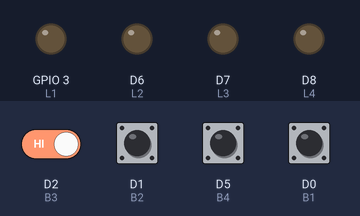
A sketch run on a simulated ESP8266 (NodeMCU). Shown: output pins drawn as LEDs (lit = HIGH). The inputs (shaded band) are chosen by the test bench; at power-on: D0 (B1), D1 (B2), D2 (B3), D5 (B4) HIGH. WiFi joins after 1.5 s; servers stay silent unless stated; not simulated (calls return 0 or success): WiFi_Config.hpp; what the sketch prints to the serial monitor is not drawn.

Above: at 2.7 s.
2.8 s: D2 (B3) driven LOW
4.5 s: D2 (B3) driven HIGH
At 4.8 s:
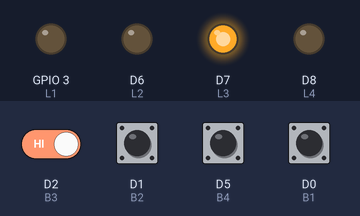
6.0 s: D1 (B2) pulsed LOW 5 times (0.12 s each, 0.3 s apart)
At 8.4 s:
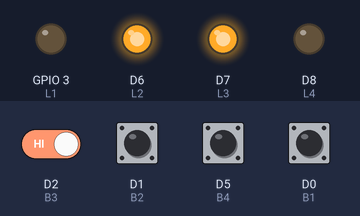
9.0 s: D2 (B3) driven LOW
At 9.5 s:
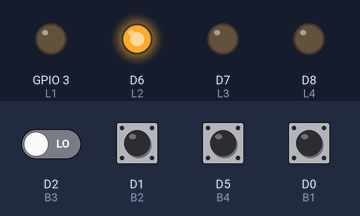
10.5 s: D1 (B2) driven LOW
At 11.7 s:
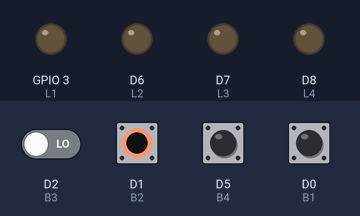
12.0 s: D1 (B2) driven HIGH
At 13.1 s:
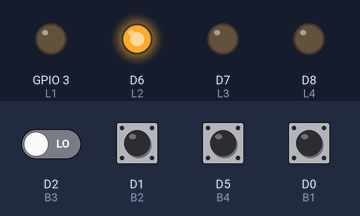
Timing chart, 0 to 14.5 s (numbered marks = the images above; inputs shaded):
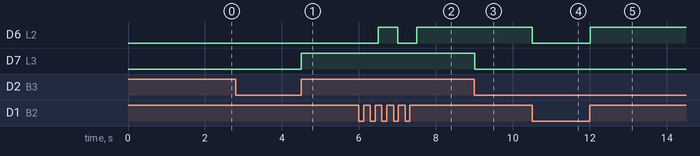

The sketch:

server.ino
```cpp
/////////////////////////////////////////////////////////////////////////////////////////////////////////
//                         Codigo desenvolvido por: Manuel Sousa                                       //
//                                        bandAlegre                                                   //
/////////////////////////////////////////////////////////////////////////////////////////////////////////

#include <ESP8266WiFi.h>
#include <WiFiUdp.h>
#include <strings.h>
#include "WiFi_Config.hpp"

#define B1 D0
#define B2 D1
#define B3 D2
#define B4 D5               //Evitar usar o pin D3, pois se puxado a LOW, o NodeMCU não vai conseguir inicializar. (Como alternativa, pode ser usado para o botão, estando este premido). Uso do pino D5 pois o D3 e o D4 não funcionam como input para um botão com resistência pull up externa por motivos inerentes à placa.
#define L1 D9               //Uso do pino RX da placa indicado como pino D9 na IDE do arduino (método usado para compilar)
#define L2 D6
#define L3 D7
#define L4 D8

const char* ssid = ssidConfig;
const char* password = passConfig;

IPAddress ip(192, 168, 1, 13);
IPAddress gateway(192,168,1,1);
IPAddress subnet(255,255,255,0);

IPAddress ipCamera1(192,168,1,14);
IPAddress ipCamera2(192,168,1,15);
IPAddress ipCamera3(192,168,1,16);
IPAddress ipCamera4(192,168,1,17);
int portaCamera1 = 2461;
int portaCamera2 = 2462;
int portaCamera3 = 2463;
int portaCamera4 = 2464;

unsigned int localUdpPort = 2460;
WiFiUDP Udp;

int envia_pacote(char* mensagem, IPAddress ipCamera, int portaCamera);

void setup(){
    Serial.begin(115200);

    //-----------------------------------Ligação ao WIFI-----------------------------------
    WiFi.config(ip, gateway, subnet);
    WiFi.begin(ssid, password);
    Serial.flush();
    Serial.print("\n\n**************Servidor de câmaras no ar da bandAlegre**************");
    Serial.println("\nA conectar ao WIFI "); Serial.print(ssid);
    while (WiFi.status() != WL_CONNECTED) {
        delay(500);
        Serial.print(".");
    }
    Serial.print("\nConexão bem sucedida!");
    Serial.print("\nO IP do servidor é: "); Serial.print(WiFi.localIP()); Serial.print(":2460");
    //---------------------------------------------------------------------------------------
    Udp.begin(localUdpPort);
    //--------------------------------Setup dos Pinos a usar---------------------------------
    pinMode(B1, INPUT); //Pin Botão 1
    pinMode(B2, INPUT); //Pin Botão 2
    pinMode(B3, INPUT); //Pin Botão 3
    pinMode(B4, INPUT); //Pin Botão 4
    pinMode(L1, OUTPUT); //Pin do LED 1
    pinMode(L2, OUTPUT); //Pin do LED 2
    pinMode(L3, OUTPUT); //Pin do LED 3
    pinMode(L4, OUTPUT); //Pin do LED 4
    //---------------------------------------------------------------------------------------
}

void loop(){
    int estado1 = digitalRead(B1), estado2 = digitalRead(B2), estado3 = digitalRead(B3), estado4 = digitalRead(B4);
    char mensagem[9];

    while(1){
        strcpy(mensagem, "Led2 = c");

        if(digitalRead(B1) != estado1){
            estado1 = digitalRead(B1);
            Serial.print("\nPino1: "); Serial.print(digitalRead(B1));
            digitalWrite(L1, digitalRead(B1));
            mensagem[3] = '1';
            mensagem[7] = 48 + digitalRead(B1); //Adiciona-se 48 porque é o número correspondente a 0 na tabela ascii. Caso o input esteja a 0, o char fica a 0, se estiver a 1, o char fica a 1
            envia_pacote(mensagem, ipCamera1, portaCamera1);
        }

        if(digitalRead(B2) != estado2){
            estado2 = digitalRead(B2);
            Serial.print("\nPino2: "); Serial.print(digitalRead(B2));
            digitalWrite(L2, digitalRead(B2));
            mensagem[3] = '2';
            mensagem[7] = 48 + digitalRead(B2); //Adiciona-se 48 porque é o número correspondente a 0 na tabela ascii. Caso o input esteja a 0, o char fica a 0, se estiver a 1, o char fica a 1
            envia_pacote(mensagem, ipCamera2, portaCamera2);
        }

        if(digitalRead(B3) != estado3){
            estado3 = digitalRead(B3);
            Serial.print("\nPino3: "); Serial.print(digitalRead(B3));
            digitalWrite(L3, digitalRead(B3));
            mensagem[3] = '3';
            mensagem[7] = 48 + digitalRead(B3); //Adiciona-se 48 porque é o número correspondente a 0 na tabela ascii. Caso o input esteja a 0, o char fica a 0, se estiver a 1, o char fica a 1
            envia_pacote(mensagem, ipCamera3, portaCamera3);
        }

        if(digitalRead(B4) != estado4){
            estado4 = digitalRead(B4);
            Serial.print("\nPino4: "); Serial.print(digitalRead(B4));
            digitalWrite(L4, digitalRead(B4));
            mensagem[3] = '4';
            mensagem[7] = 48 + digitalRead(B4); //Adiciona-se 48 porque é o número correspondente a 0 na tabela ascii. Caso o input esteja a 0, o char fica a 0, se estiver a 1, o char fica a 1
            envia_pacote(mensagem, ipCamera4, portaCamera4);
        }
        delay(500);
    }
}

int envia_pacote(char* mensagem, IPAddress ipCamera, int portaCamera){
    if(Udp.beginPacket(ipCamera, portaCamera) == 0)
        return 0;

    Udp.write(mensagem);

    Udp.endPacket();
    if(Serial.print("\nPackage sent") == 0)
        return 0;

    return 1;
}
```

Measured:
- after the input at 2.8 s, every drawn part: stays the same
- after the input at 4.5 s, D7 (L3): LOW → HIGH at once
- after the input at 6.0 s, D6 (L2): LOW → HIGH after 0.51 s, → LOW 0.50 s later, → HIGH 0.50 s later
- after the input at 9.0 s, D7 (L3): HIGH → LOW at once
- after the input at 10.5 s, D6 (L2): HIGH → LOW at once
- after the input at 12.0 s, D6 (L2): LOW → HIGH at once
